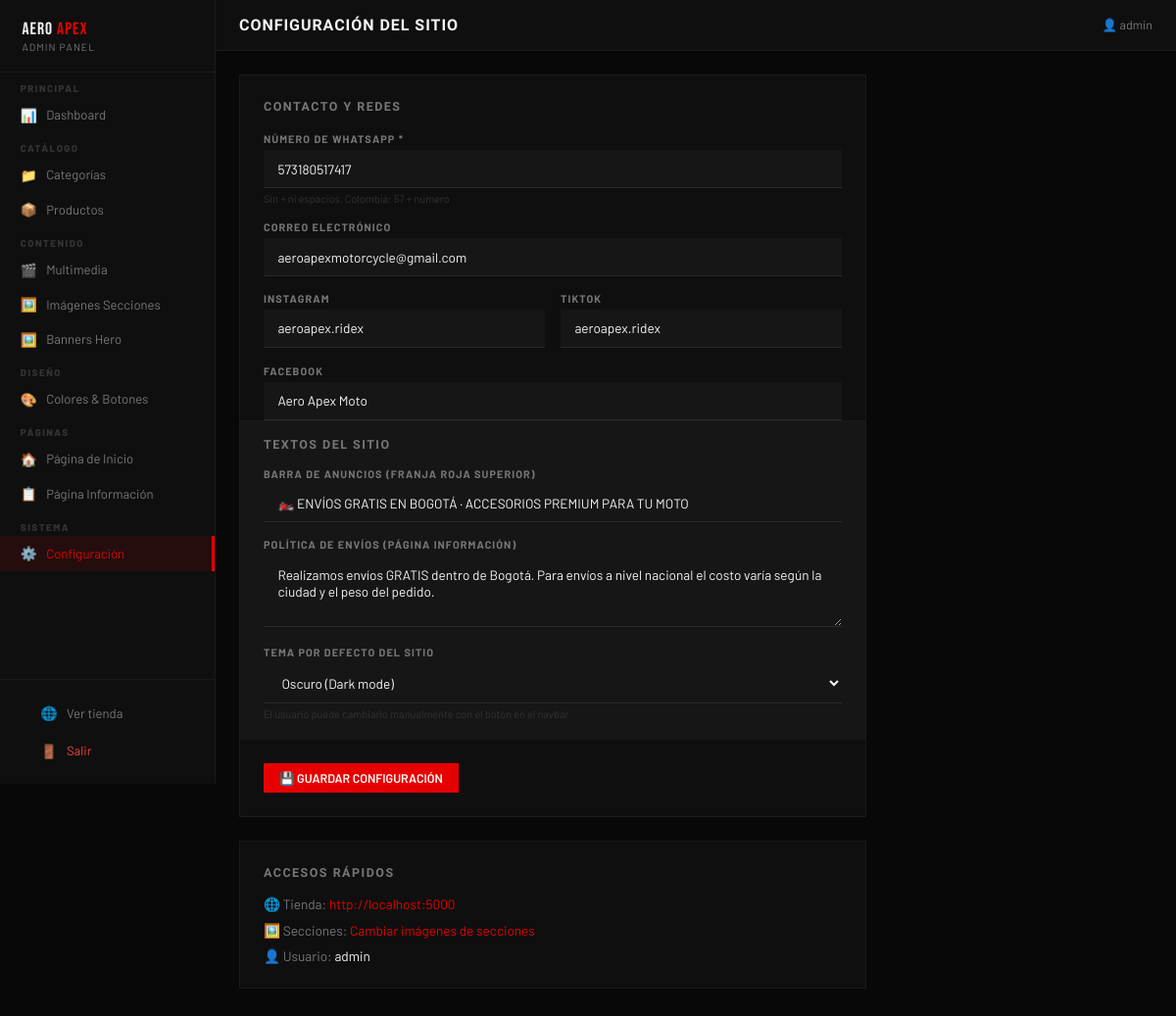
The app's page /admin/config (signed in) with its own data.
### app.py (models this page shows)
class Config(db.Model):
    id    = db.Column(db.Integer, primary_key=True)
    clave = db.Column(db.String(60), unique=True)
    valor = db.Column(db.Text, default='')

### app.py (the view)
@app.route('/admin/config', methods=['GET','POST'])
@login_req
def adm_config():
    if request.method=='POST':
        for k in ['whatsapp','ann','email','instagram','tiktok','facebook','envio_texto','dark_mode']:
            scfg(k, request.form.get(k,''))
        flash('Configuración guardada.','success')
    cfg = {k: gcfg(k, v) for k,v in {
        'whatsapp': WHATSAPP, 'ann':'🏍️ ENVÍOS GRATIS EN BOGOTÁ',
        'email':'aeroapexmotorcycle@gmail.com',
        'instagram':'aeroapex.ridex','tiktok':'aeroapex.ridex',
        'facebook':'Aero Apex Moto',
        'envio_texto':'Envíos gratis en Bogotá. A nivel nacional con costo adicional.'
    }.items()}
    return render_template('admin/config.html', cfg=cfg)

### app.py (called while the page is built)
def gcfg(k, default=''):
    c = Config.query.filter_by(clave=k).first()
    return c.valor if c else default

def login_req(f):
    @wraps(f)
    def d(*a,**kw):
        if not session.get('admin'): return redirect(url_for('admin_login'))
        return f(*a,**kw)
    return d

@app.context_processor
def ctx():
    cats   = Categoria.query.filter_by(activa=True).order_by(Categoria.orden).all()
    wsp    = gcfg('whatsapp', WHATSAPP)
    ann    = gcfg('ann', '🏍️ ENVÍOS GRATIS EN BOGOTÁ · ACCESORIOS PREMIUM PARA TU MOTO')
    slides = BannerSlide.query.filter_by(activo=True).order_by(BannerSlide.orden).all()
    get_sec = lambda k: (SeccionImagen.query.filter_by(seccion=k).first() or type('',(),{'imagen':''})()).imagen
    return dict(nav_cats=cats, WHATSAPP=wsp, ANN=ann, slides=slides, gcfg=gcfg, get_sec=get_sec)

### templates/admin/config.html (shortened to what this page needs)
{% extends 'admin/base_admin.html' %}
{% block page_title %}Configuración del Sitio{% endblock %}
{% block content %}
<div style="max-width:640px">
  <div class="form-card">
    <div style="font-family:var(--font-h);font-size:.78rem;font-weight:700;text-transform:uppercase;letter-spacing:.12em;color:var(--gray);margin-bottom:1.2rem">Contacto y Redes</div>
    <form method="POST">
      <div class="field" style="margin-bottom:1rem">
        <label>Número de WhatsApp *</label>
        <input name="whatsapp" value="{{ cfg.whatsapp }}" required placeholder="573180517417"/>
        <div class="hint">Sin + ni espacios. Colombia: 57 + número</div>
      </div>
      <div class="field" style="margin-bottom:1rem">
        <label>Correo electrónico</label>
        <input name="email" value="{{ cfg.email }}" placeholder="aeroapexmotorcycle@gmail.com"/>
      </div>
      <div class="form-grid" style="margin-bottom:1rem">
        <div class="field"><label>Instagram</label><input name="instagram" value="{{ cfg.instagram }}" placeholder="aeroapex.ridex"/></div>
        <div class="field"><label>TikTok</label><input name="tiktok" value="{{ cfg.tiktok }}" placeholder="aeroapex.ridex"/></div>
      </div>
      <div class="field" style="margin-bottom:1.5rem">
        <label>Facebook</label>
        <input name="facebook" value="{{ cfg.facebook }}" placeholder="Aero Apex Moto"/>
      </div>
      <div style="background:var(--bg3);border-top:1px solid var(--border);margin:-1.5rem -1.5rem 1.5rem;padding:1rem 1.5rem">
        <div style="font-family:var(--font-h);font-size:.78rem;font-weight:700;text-transform:uppercase;letter-spacing:.12em;color:var(--gray);margin-bottom:1rem">Textos del sitio</div>
        <div class="field" style="margin-bottom:1rem">
          <label>Barra de anuncios (franja roja superior)</label>
          <input name="ann" value="{{ cfg.ann }}" placeholder="🏍️ ENVÍOS GRATIS EN BOGOTÁ · ..."/>
        </div>
        <div class="field" style="margin-bottom:1rem">
          <label>Política de envíos (página Información)</label>
          <textarea name="envio_texto" rows="3">{{ cfg.envio_texto }}</textarea>
        </div>
        <div class="field" style="margin-bottom:.25rem">
          <label>Tema por defecto del sitio</label>
          <select name="dark_mode">
            <option value="1" {% if cfg.dark_mode=='1' %}selected{% endif %}>Oscuro (Dark mode)</option>
          </select>
          <div class="hint">El usuario puede cambiarlo manualmente con el botón en el navbar</div>
        </div>
      </div>
      <button type="submit" class="btn btn-red">💾 GUARDAR CONFIGURACIÓN</button>
    </form>
  </div>
  <div class="form-card">
    <div style="font-family:var(--font-h);font-size:.78rem;font-weight:700;text-transform:uppercase;letter-spacing:.12em;color:var(--gray);margin-bottom:1rem">Accesos rápidos</div>
    <div style="display:flex;flex-direction:column;gap:.6rem;font-size:.85rem;color:var(--gray)">
      <div>🌐 Tienda: <a href="/" target="_blank" style="color:var(--red)">http://localhost:5000</a></div>
      <div>🖼️ Secciones: <a href="/admin/secciones" style="color:var(--red)">Cambiar imágenes de secciones</a></div>
      <div>👤 Usuario: <span style="color:var(--white)">{{ session.get('admin_u') }}</span></div>
    </div>
  </div>
</div>
{% endblock %}

### templates/admin/base_admin.html (style rules this page uses)
:root { --bg:#080808;--bg2:#0f0f0f;--bg3:#161616;--bg4:#1e1e1e;--red:#e60000;--red2:#b30000;--white:#f5f5f5;--gray:#777;--gray2:#333;--border:#1a1a1a;--success:#22c55e;--warning:#f59e0b;--danger:#ef4444;--gold:#c8a84b;--sb:220px;--font-d:'Bebas Neue',sans-serif;--font-h:'Barlow Condensed',sans-serif;--font:'Barlow',sans-serif }
* { box-sizing:border-box;margin:0;padding:0 }
body { font-family:var(--font);background:var(--bg);color:var(--white);display:flex;min-height:100vh }
a { color:inherit;text-decoration:none }
.btn { display:inline-flex;align-items:center;gap:.4rem;padding:.46rem 1rem;font-family:var(--font);font-weight:600;font-size:.78rem;cursor:pointer;border:none;transition:.15s;text-decoration:none }
.btn-red { background:var(--red);color:white }
.form-grid { display:grid;grid-template-columns:1fr 1fr;gap:1rem }
.field { margin-bottom:.05rem }
.field label { display:block;font-size:.68rem;font-weight:700;color:var(--gray);text-transform:uppercase;letter-spacing:.1em;margin-bottom:.32rem }
.field input,.field textarea,.field select { width:100%;padding:.65rem .9rem;background:var(--bg3);border:1px solid var(--border);border-top:none;border-left:none;border-right:none;border-bottom:1px solid #2a2a2a;color:var(--white);font-family:var(--font);font-size:.85rem;outline:none;transition:.2s }
.field select option { background:var(--bg3) }
.field .hint { font-size:.68rem;color:var(--gray2);margin-top:.25rem }
.form-card { background:var(--bg2);border:1px solid var(--border);padding:1.5rem;max-width:680px;margin-bottom:1.5rem }

### records on screen
Config: whatsapp "573180517417"
Config: email "aeroapexmotorcycle@gmail.com"
Config: instagram "aeroapex.ridex"
Config: tiktok "aeroapex.ridex"
Config: facebook "Aero Apex Moto"
Config: ann "🏍️ ENVÍOS GRATIS EN BOGOTÁ · ACCESORIOS PREMIUM PARA TU MOTO"
Config: envio_texto "Realizamos envíos GRATIS dentro de Bogotá. Para envíos a nivel nacional el costo varía según la ciudad y el peso del pedido."

### other values on screen
{{ session.get('admin_u','Admin') }} "admin"
{{ session.get('admin_u') }} "admin"
